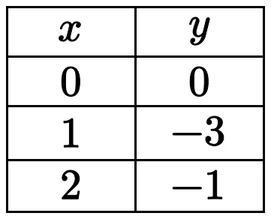
#> input picture bank/f/06f37a84cc4f.webp, 271 x 219 px, given in place of 06f37a84cc4f.webp.webp, which was not available
$ python -i trim_figure_slivers.py   (imports and definitions only)
#> lines starting #> are read from the running program, lines starting #| are printed output that depends on the picture; after the words box and inside, x2 and y2 are one past the last pixel; in counts of white or black regions, pixels touching at a corner belong together
#!/usr/bin/env python3
"""Cut stray slivers off the top/bottom of figure pictures (bank/f/*.webp).

A figure crop sometimes catches the top edge of the next block on the page (e.g. the border of the next answer
table), which shows as a few specks floating far below the figure. A sliver is removed only if it is at most 4 px tall,
holds under 0.5% of the ink and is separated from the figure by a blank gap of at least 30 px. The image is cropped
(6 px margin kept) and the height in the tokens of bank/meta.js is scaled to match.

    python3 tools/trim_figure_slivers.py [--apply]
"""
import io, json, os, re, sys
import numpy as np
from PIL import Image
HERE = os.path.dirname(os.path.abspath(__file__)); BANK = os.path.join(HERE, '..', 'bank')
TK = re.compile(r'⟦f:([0-9a-f]+):(-?[\d.]+):(-?[\d.]+)⟧')
APPLY = '--apply' in sys.argv; done = {}

def plan(h):
#> called with h = '../bank/f/06f37a84cc4f.webp'
    if h in done: return done[h]
    im = Image.open(os.path.join(BANK, 'f', h + '.webp')); im.load()
#> in plan, im is the input picture: PIL image 271x219 RGB; mean R, G, B 228.8, 228.8, 228.8
    r = im.convert('RGBA'); b = Image.new('RGBA', r.size, 'white'); b.alpha_composite(r)
#> after `b = Image.new('RGBA', r.size, 'white')`: b: PIL image 271x219 RGBA; every value is 255
    ink = np.array(b.convert('L')) < 150; rows = ink.any(1); grp = []; i = 0
#> after `ink = np.array(b.convert('L')) < 150`:
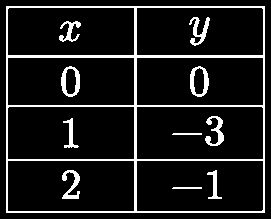
#> ink: shape (219, 271) bool; 10.3% white; 11 white regions, largest, box (x1, y1, x2, y2) and area: (6, 6, 265, 213) 4226, (61, 66, 80, 97) 265, (190, 66, 209, 97) 262
    while i < len(rows):
        if rows[i]:
            j = i
            while j + 1 < len(rows) and rows[j + 1]: j += 1
            grp.append((i, j + 1)); i = j + 1
        else: i += 1
#> this loop made 13 passes
#> i on pass 7: 213
#> i on passes 1 to 6: 1, 2, 3, 4, 5, 6
#> after the loop, grp = [(6, 213)]; i = 219; j = 212
    res = None; tot = ink.sum(); n0 = len(grp)
#> after `tot = ink.sum()`: tot = 6129
#> after `n0 = len(grp)`: n0 = 1
    small = lambda g: g[1] - g[0] <= 4 and ink[g[0]:g[1]].sum() < 0.005 * tot
    while len(grp) >= 2 and small(grp[-1]) and grp[-1][0] - grp[-2][1] >= 30: grp.pop()
#> this loop made 0 passes
    while len(grp) >= 2 and small(grp[0]) and grp[1][0] - grp[0][1] >= 30: grp.pop(0)
    if len(grp) < n0:
        y0, y1 = max(0, grp[0][0] - 6), min(im.height, grp[-1][1] + 6); res = (y0, y1, im.height)
        if APPLY:
            buf = io.BytesIO(); im.crop((0, y0, im.width, y1)).save(buf, 'WEBP', lossless=True, method=6)
            open(os.path.join(BANK, 'f', h + '.webp'), 'wb').write(buf.getvalue())
    done[h] = res; return res

def fix(t):
    def f(m):
        h, w, hh = m.groups(); r = plan(h)
        return m.group(0) if not r else '⟦f:%s:%s:%s⟧' % (h, w, round(float(hh) * (r[1] - r[0]) / r[2], 3))
    return TK.sub(f, t)

# [1 line not run here, left out]
# [1 line that did not run here, left out]
# [1 line that did not run here, left out]
# [7 lines not run here, left out]

>>> result = plan('../bank/f/06f37a84cc4f.webp')

$ run again, on bank/f/0c7e32124e20.webp
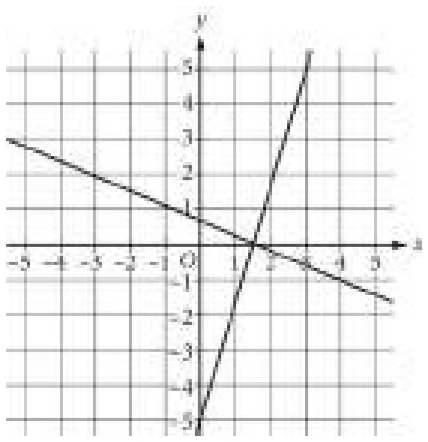
#> input picture bank/f/0c7e32124e20.webp, 428 x 442 px, given in place of 0c7e32124e20.webp.webp, which was not available
#> in plan, im is the input picture: PIL image 428x442 RGB; mean R, G, B 239, 238.9, 239
#> b: PIL image 428x442 RGBA; every value is 255
#> in plan, `ink = np.array(b.convert('L')) < 150`:
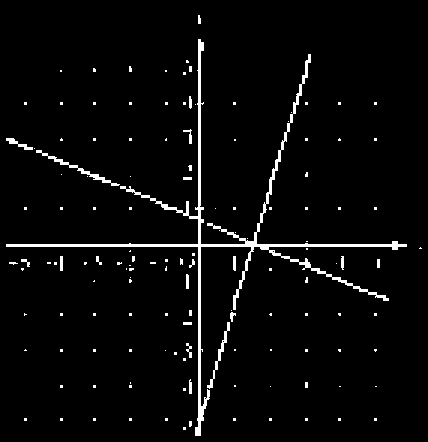
#> ink: shape (442, 428) bool; 3.4% white; 137 white regions (117 under 20 px), largest, box (x1, y1, x2, y2) and area: (6, 39, 407, 436) 4374, (36, 150, 120, 186) 301, (207, 322, 230, 389) 213
#> the loop in plan, `while i < len(rows):` made 38 passes
#> i on passes 16, 32: 24, 436
#> after the loop in plan, `while i < len(rows):`: grp = [(15, 24), (39, 436)]; i = 442; j = 435
#> tot = 6457
#> n0 = 2

$ run again, on bank/f/0e76f4e3e0ad.webp
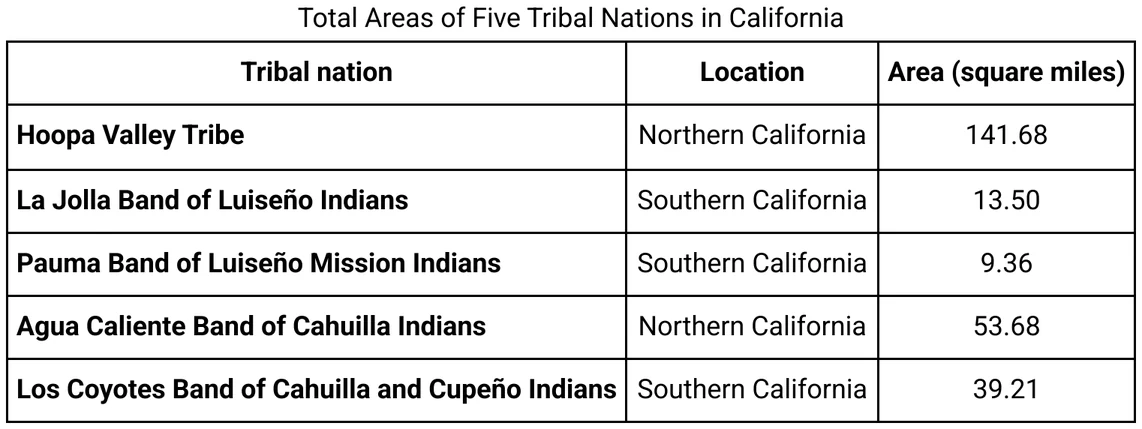
#> input picture bank/f/0e76f4e3e0ad.webp, 1142 x 429 px, given in place of 0e76f4e3e0ad.webp.webp, which was not available
#> in plan, im is the input picture: PIL image 1142x429 RGB; mean R, G, B 226.9, 226.9, 226.9
#> b: PIL image 1142x429 RGBA; every value is 255
#> in plan, `ink = np.array(b.convert('L')) < 150`:
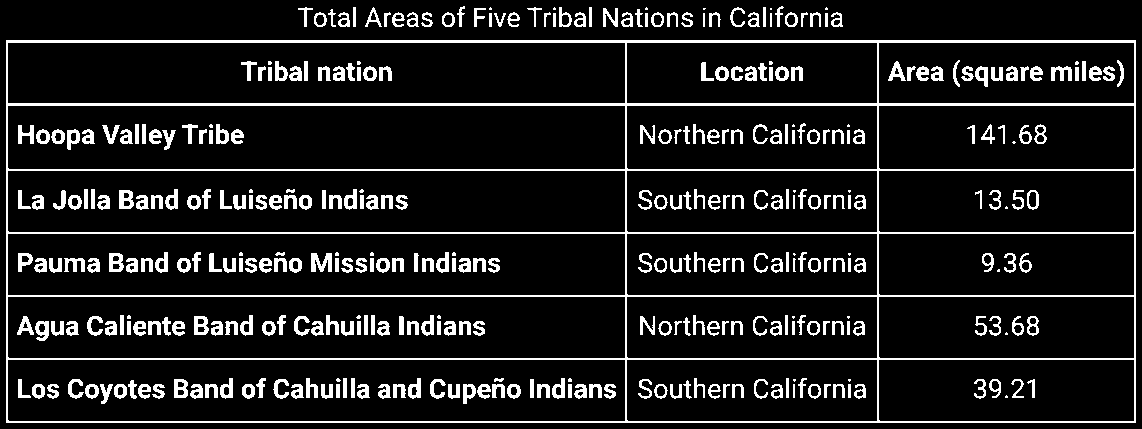
#> ink: shape (429, 1142) bool; 11.4% white; 377 white regions (37 under 20 px), largest, box (x1, y1, x2, y2) and area: (6, 40, 1136, 423) 21032, (311, 253, 332, 272) 273, (119, 190, 134, 209) 209
#> the loop in plan, `while i < len(rows):` made 27 passes
#> i on passes 7, 21: 27, 423
#> after the loop in plan, `while i < len(rows):`: grp = [(6, 27), (40, 423)]; i = 429; j = 422
#> tot = 55907
#> n0 = 2
